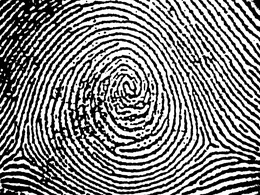
%> input picture the4/fingerprint.jpg, 260 x 195 px, shrunk from 2048 x 1536 before the run
$ octave fingerprint.m   (GNU Octave 9; MATLAB toolbox functions it lacks are replaced by stand-ins)
%> lines starting %> are read from the running program, lines starting %| are printed output that depends on the picture
### the4/the4_compare.m
function retval = the4_compare (A, k_limit, group_size)
  if ~exist('k_limit','var')
    k_limit = 100;
  end
  retval = zeros(2 + group_size, k_limit);
  [U, S, V] = svd(A);
  A_reconstructed = U*S*transpose(V);
  deliminator = norm(A_reconstructed);
  for k = 1:k_limit
    for n = 1:group_size
      [u, s, v] = approximate_svd(A, k);
      retval(n, k) = norm(u*s*transpose(v)- A_reconstructed)/deliminator;
    end
    retval(group_size + 1, k) = mean(retval(1:group_size, k));
    [u, s, v] = svds(A, k);
    retval(group_size + 2, k) = norm(u*s*transpose(v)- A_reconstructed)/deliminator;
    disp(k);
  end
end

### the4/the4_compare_time.m
function retval = the4_compare_time (A, k_limit)
  if ~exist('k_limit','var')
    k_limit = 100;
  end
  retval = zeros(2, k_limit);
  for k = 1:k_limit
    timer = tic;
    [u, s, v] = approximate_svd(A, k);
    retval(1,k) = toc(timer);
    timer = tic;
    [u, s, v] = svds(A, k);
    retval(2,k) = toc(timer);
  end
end

### the4/fingerprint.m
% Load the image
filename = "fingerprint.jpg";
A = im2double(imread(filename));
%> A: size 195x260 double; min 0, max 1, mean 0.519

% Desired ranks
k_values = [5, 25, 50];

% Loop through desired ranks
figure;
for i = 1:length(k_values)
    k = k_values(i);

    % Call the approximate SVD function
    [u_k, s_k, v_k] = approximate_svd(A, k);

    % Reconstruct the image
    approx_image = u_k * s_k * v_k';

    % Display the reconstructed images
    subplot(1, length(k_values)+1, i);
    imshow(approx_image, []);
    title(['k = ', num2str(k),]);
end
%> this loop made 3 passes
%> pass 1, `imshow(approx_image, []);`:
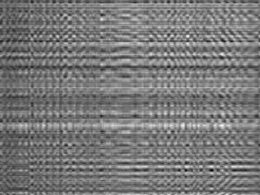
%> displayed picture: size 195x260, on the screen's scale of 0 to 255; min 0, max 255, mean 120.6
%> pass 2, in approximate_svd (call 2), `sample = A * random_matrix;`:
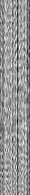
%> sample: size 195x30 double; min -42.32, max 27.05, mean -1.6; drawn with min black and max white
%> pass 2, `[u_k, s_k, v_k] = approximate_svd(A, k);`:
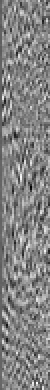
%> u_k: size 195x25 double (shown 2 times larger); min -0.28, max 0.255, mean -0.00284; drawn with min black and max white
%> pass 2, `[u_k, s_k, v_k] = approximate_svd(A, k);`:
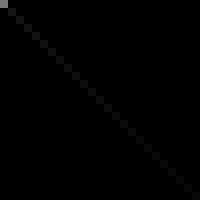
%> s_k: size 25x25 double (shown 8 times larger); min 0, max 118.5, mean 0.7

% Display the original image
subplot(1, length(k_values)+1, length(k_values)+1);
imshow(A, []);
title('Original Image');
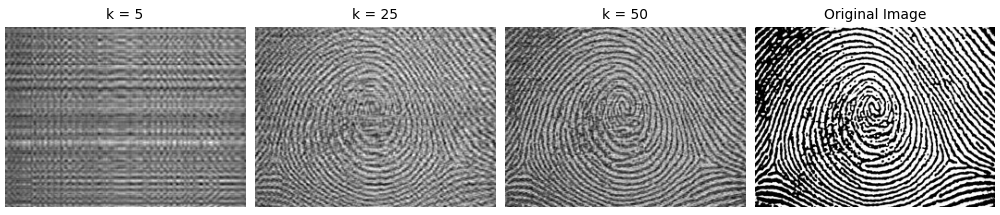
%> figure redrawn from the program's plot data, 4 panels

% Function to calculate approximate SVD
function [u_k, s_k, v_k] = approximate_svd(A, k, p)
    if ~exist('p', 'var')
        p = 5; % Oversampling parameter
    end
    [m, n] = size(A);
    random_matrix = randn(n, k + p); % Generate random matrix
    sample = A * random_matrix;
    Q = orth(sample); % Orthonormalize sampled matrix
    small_matrix = Q' * A; % Project A into lower-dimensional space
    [u, s, v] = svd(small_matrix, 'econ'); % SVD on the small matrix
    u_k = Q * u(:, 1:k); % Reconstruct u_k
    s_k = s(1:k, 1:k); % Truncate s_k
    v_k = v(:, 1:k); % Truncate v_k
end

 % Compare errors for different ranks
k_limit = 50;
group_size = 5;
errors = the4_compare(A, k_limit, group_size);
%> in the4_compare, `deliminator = norm(A_reconstructed);`: deliminator = 119
%> the loop in the4_compare, `for k = 1:k_limit` made 50 passes
%> s on passes 1 to 3: 119, [119 0; 0 22.9], [119 0 0; 0 22.9 0; 0 0 21.22]

% Compare runtimes for different ranks
runtimes = the4_compare_time(A, k_limit);
%> the loop in the4_compare_time, `for k = 1:k_limit` made 50 passes
%> s_k in approximate_svd on passes 1 to 3: 115, [113.1 0; 0 18.57], [113.3 0 0; 0 19.11 0; 0 0 16.8]
%> after the loop in the4_compare_time, `for k = 1:k_limit`: retval = 50 columns, first 8: [0.0189 0.0178 0.019 0.0192 0.0181 0.0072 0.00714 0.00638; 0.00811 0.017 0.0276 0.0262 0.0268 0.0235 0.0253 0.0259]
%> runtimes has the same summary as retval in the4_compare_time

% Plotting errors
figure;
plot(1:k_limit, errors(end-1, :), '--', 'DisplayName', 'Approx SVD Mean Error');
hold on;
plot(1:k_limit, errors(end, :), '-', 'DisplayName', 'svds Error');
xlabel('Rank (k)');
ylabel('Relative Error');
title('Error Comparison');
legend;
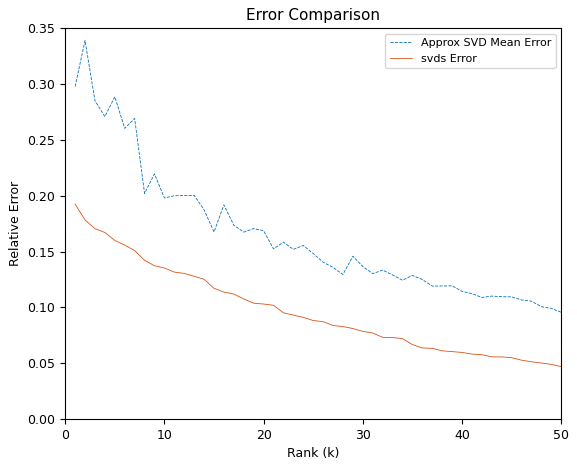
%> figure redrawn from the program's plot data; curve peaks at x = 2, y = 0.339; curve peaks at x = 1, y = 0.192
hold off;

% Plotting runtimes
figure;
plot(1:k_limit, runtimes(1, :), '--', 'DisplayName', 'Approx SVD Runtime');
hold on;
plot(1:k_limit, runtimes(2, :), '-', 'DisplayName', 'svds Runtime');
xlabel('Rank (k)');
ylabel('Runtime (seconds)');
title('Runtime Comparison');
legend;
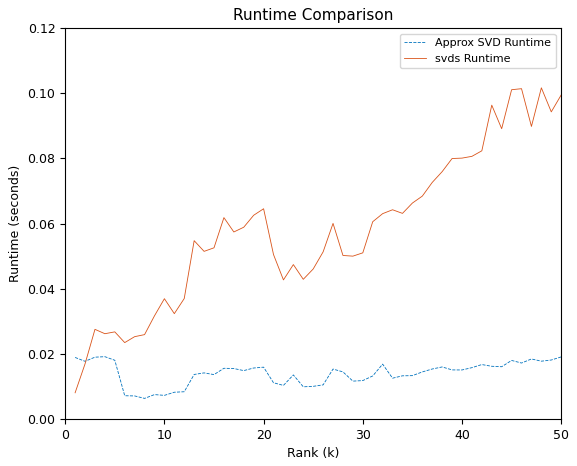
%> figure redrawn from the program's plot data; curve peaks at x = 4, y = 0.0192; curve peaks at x = 48, y = 0.102
hold off;
